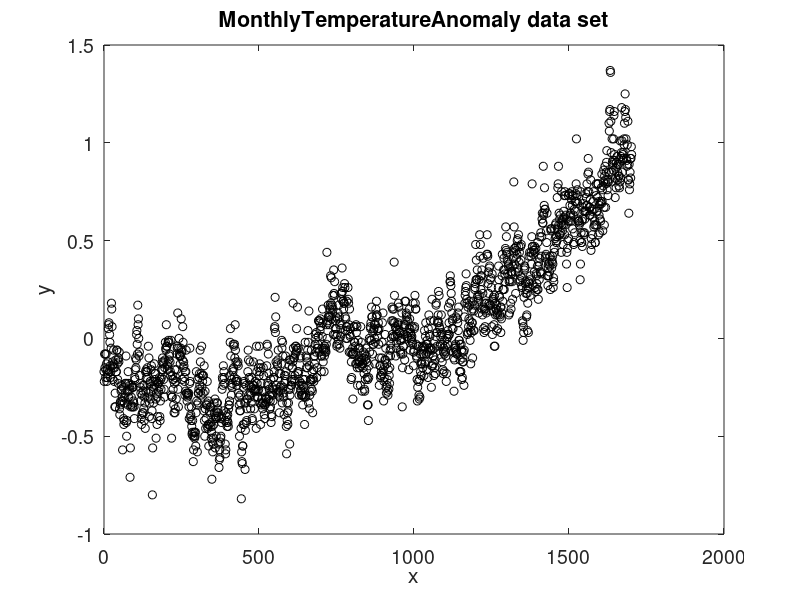

Reproduce this figure in MATLAB. (Note: this script raises an error after producing the figure.)
%%%%%%%%%%%%%%%%%%%%%%%%%%%%%%%%%%%%%%%%%%%%%%%%%%%%%%%%%%%%%%%%%%%%%%%%%%%%%%%%%%%%%%%%%%%%%%%%%%%%%%
% >>t mixture of experts (TMoE): Robust mixtures-of-experts modeling using the t distribution <<
%
% TMoE : A Matlab/Octave toolbox for modeling, sampling, inference, regression and clustering of
% heterogeneous data with the t Mixture-of-Experts (TMoE) model.
%
% TMoE provides a flexible and robust modeling framework for heterogenous data with possibly
% heavy-tailed distributions and corrupted by atypical observations. TMoE consists of a mixture of K
% t expert regressors network (of degree p) gated by a softmax gating network (with regression
% degree q) and is represented by
% - The gating net. parameters $\alpha$'s of the softmax net.
% - The experts network parameters: The location parameters (regression coefficients) $\beta$'s,
% scale parameters $\sigma$'s, and the degree of freedom (robustness) parameters $\nu$'s.
%
% TMoE thus generalises  mixtures of (normal, t, and) distributions and mixtures of regressions with
% these distributions. For example, when $q=0$, we retrieve mixtures of (t-, or normal) regressions,
% and when both $p=0$ and $q=0$, it is a mixture of (t-, or normal) distributions. It also reduces
% to the standard (normal, t) distribution when we only use a single expert (K=1).
%
% Model estimation/learning is performed by a dedicated expectation conditional maximization (ECM)
% algorithm by maximizing the observed data log-likelihood. We provide simulated examples to
% illustrate the use of the model in model-based clustering of heterogeneous regression data and in
% fitting non-linear regression functions. Real-world data examples of tone perception for musical
% data analysis, and the one of temperature anomalies for the analysis of climate change data, are
% also provided as application of the model.
%
% To run it on the provided examples, please run "main_demo_TMoE_SimulatedData.m" or
% "main_demo_TMoE_RealData.m"
%
%% Please cite the code and the following papers when using this code:
% - F. Chamroukhi. Robust mixture of experts modeling using the $t$-distribution. Neural Networks, V. 79, p:20?36, 2016
% - F. Chamroukhi. Non-Normal Mixtures of Experts. arXiv:1506.06707, July, 2015
%
% (c) Introduced and written by Faicel Chamroukhi (may 2015)
%%%%%%%%%%%%%%%%%%%%%%%%%%%%%%%%%%%%%%%%%%%%%%%%%%%%%%%%%%%%%%%%%%%%%%%%%%%%%%%%%%%%%%%%%%%%%%%%%%%%%%

clear all;
close all;
clc;


set(0,'defaultaxesfontsize',14);
%%  chose a real data and some model structure
% data_set = 'Tone'; K = 2; p = 1; q = 1;
% data_set = 'TemperatureAnomaly'; K = 3; p = 1; q = 1;
% data_set = 'motorcycle'; K = 4; p = 2; q = 1;
data_set = 'MonthlyTemperatureAnomaly'; K = 3; p = 1; q = 1;

%% EM options
nbr_EM_tries = 2;
max_iter_EM = 1500;
threshold = 1e-6;
verbose_EM = 1;
verbose_IRLS = 0;

switch data_set
    %% Tone data set
    case 'Tone'
        data = xlsread('data/Tone.xlsx');
        x = data(:,1);
        y = data(:,2);
        %% Temperature Anomaly
    case 'TemperatureAnomaly'
        load 'data/TemperatureAnomaly';
        x = TemperatureAnomaly(:,1);%(3:end-2,1); % if the values for 1880 1881, 2013 and 2014 are not included (only from 1882-2012)
        y = TemperatureAnomaly(:,2);%(3:end-2,2); % if the values for 1880 1881, 2013 and 2014 are not included (only from 1882-2012)
        %% Motorcycle
    case 'motorcycle'
        load 'data/motorcycle.mat';
        x=motorcycle.x;
        y=motorcycle.y;
    case 'MonthlyTemperatureAnomaly'
        data = csvread('data/MonthlyTemperatureAnomaly.csv');
        x = data(:, 1);
        y = data(:, 2);
    otherwise
        data = xlsread('data/Tone.xlsx');
        x = data(:,1);
        y = data(:,2);
end
figure,
plot(x, y, 'ko')
xlabel('x')
ylabel('y')
title([data_set,' data set'])

%% learn the model from the  data

TMoE =  learn_TMoE_EM(y, x, K, p, q, nbr_EM_tries, max_iter_EM, threshold, verbose_EM, verbose_IRLS);
disp('- TMoE fit completed --')
disp(' ')
NMoE =  learn_univ_NMoE_EM(y, x, K, p, q, nbr_EM_tries, max_iter_EM, threshold, verbose_EM, verbose_IRLS);

disp('- NMoE fit completed --')

show_TMoE_results(x, y, TMoE)
show_NMoE_results(x, y, NMoE)
% Note that as it uses the t distribution, so the mean and the variance might be not defined (if Nu <1 and or <2), and hence the
% mean functions and confidence regions might be not displayed..



